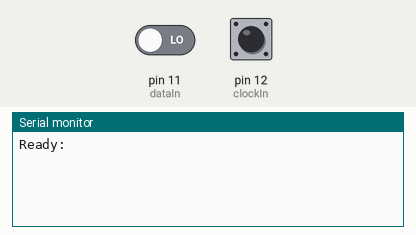
Recording of a sketch running on a simulated Arduino Uno, built with avr-gcc and run on an emulated ATmega328P. Shown: the last lines printed to the serial monitor. The inputs (shaded band) are chosen by the test bench; at power-on: pin 12 (clockIn) HIGH, pin 11 (dataIn) LOW.

Above: at 1.2 s.
1.3 s: pin 12 (clockIn) driven LOW
At 1.7 s:
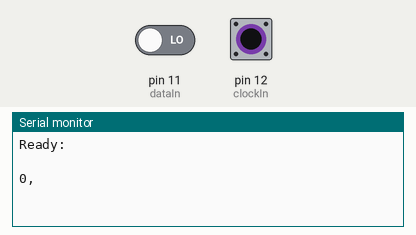
2.8 s: pin 12 (clockIn) pulsed HIGH 2 times (0.12 s each, 0.3 s apart)
At 3.13 s:
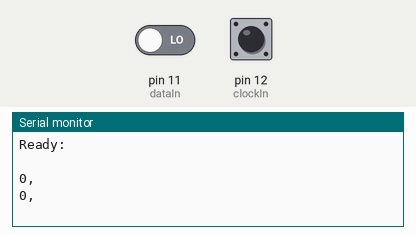

The sketch:

Parsing_caliper_output.ino.ino
```cpp
//Simple Digital Calliper Reader
//See http://j44industries.blogspot.com/
#include<stdio.h>
//#include<math.h>
#define ARRAYLENGTH 24;
// Pin Declarations
int dataIn = 11;
int clockIn = 12;

// Variables
int clock = 1;
int lastClock = 1;
unsigned long time = 0;
unsigned long timeStart = 0;
int out = 0;
int x[24] = {0};
int arrayCounter = 0;

void printTheNumber();

void setup() {
  // Pin Set Up
  pinMode(dataIn, INPUT);
  pinMode(clockIn, INPUT);


  Serial.begin(9600);
  Serial.println("Ready: ");
}

int array[25] = {1,0,0,0,0,0,0,0, 0,0,0,0,0,0,0,0, 0,0,0,0,0,0,0,0};


void loop(){

  lastClock = clock;
  clock = digitalRead(clockIn);


  if (lastClock == 1 && clock == 0){
    out = digitalRead(dataIn)+digitalRead(dataIn)+digitalRead(dataIn); // Tripple sampling to remove glitches
    if((micros() - time) > 800){
      Serial.println(" ");///------------------------------New Line
      //printTheNumber();
      arrayCounter = 0;
    }
    else if((micros() - time) > 400){
      Serial.print("  ");
    }

    if (out > 1){
      Serial.print("1");
      x[arrayCounter] = 1;
      arrayCounter++;

    }
    else{
      Serial.print("0");
      x[arrayCounter] = 0;
      arrayCounter++;
    }
    Serial.print(",");
    time = micros();
  }

  /*for(int counter = 0; counter <= 24; counter++)
    Serial.print(array[counter]);


  int x[6] = {1,1,1,1,1,1};


  int n =6;
  int dec=0;
  int j=0;


  for(int i=(n-1);i>=0;i--)
    {
        dec += (x[i]*power(2,j));
        j++;
    }

  Serial.println(dec);

  */
}


int power(int c, int d)
{
    int pow=1;
    int i=1;
    while(i<=d)
    {
        pow=pow*c;
        i++;
    }
    return pow;
}


void printTheNumber() {
int i;
  for (i = 0; i < 24; i++ ) {
    Serial.print(x[i]);
  }
  Serial.println("");
  /*
  int n = ARRAYLENGTH;
  int dec=0;
  int j=0;


  for(int i=(n-1);i>=0;i--)
    {
        dec += (x[i]*power(2,j));
        j++;
    }
  Serial.println(dec);
  */
}

void convertToChar(int binaryChar[],int LENGHT)
{
  int a[100];
  int n,dec=0;
  int j=0,f;
  for(int i=(n-1);i>=0;i--)
    {
        dec=(a[i]*pow(2,j))+dec;
        j++;
    }
}
```

Measured:
- after the input at 1.3 s, the serial monitor: prints a new line at once (image 1)
- after the input at 2.8 s, the serial monitor: prints a new line after 0.12 s (image 2)
